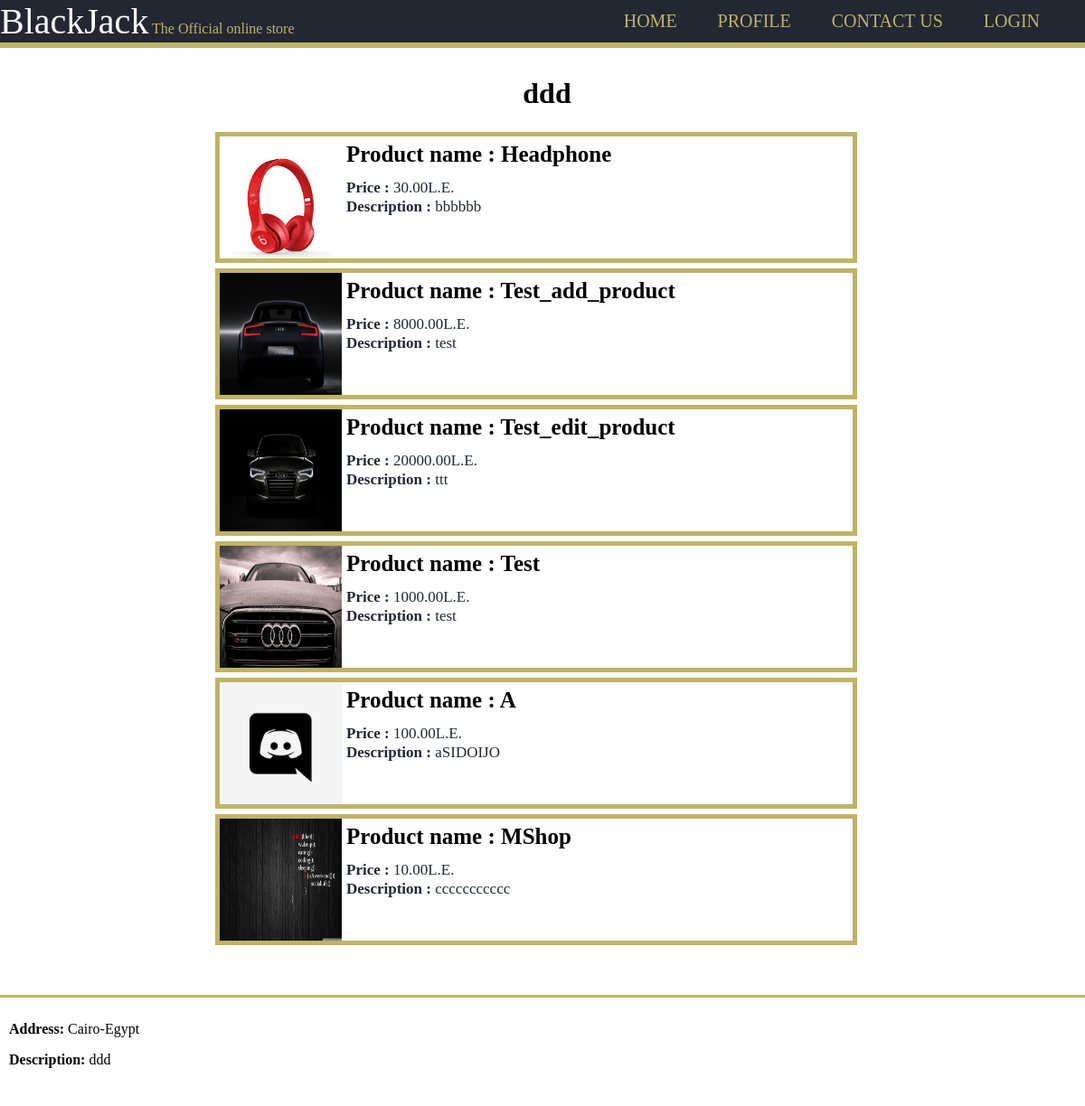
Before: /shop/ddd/ with the older database file.
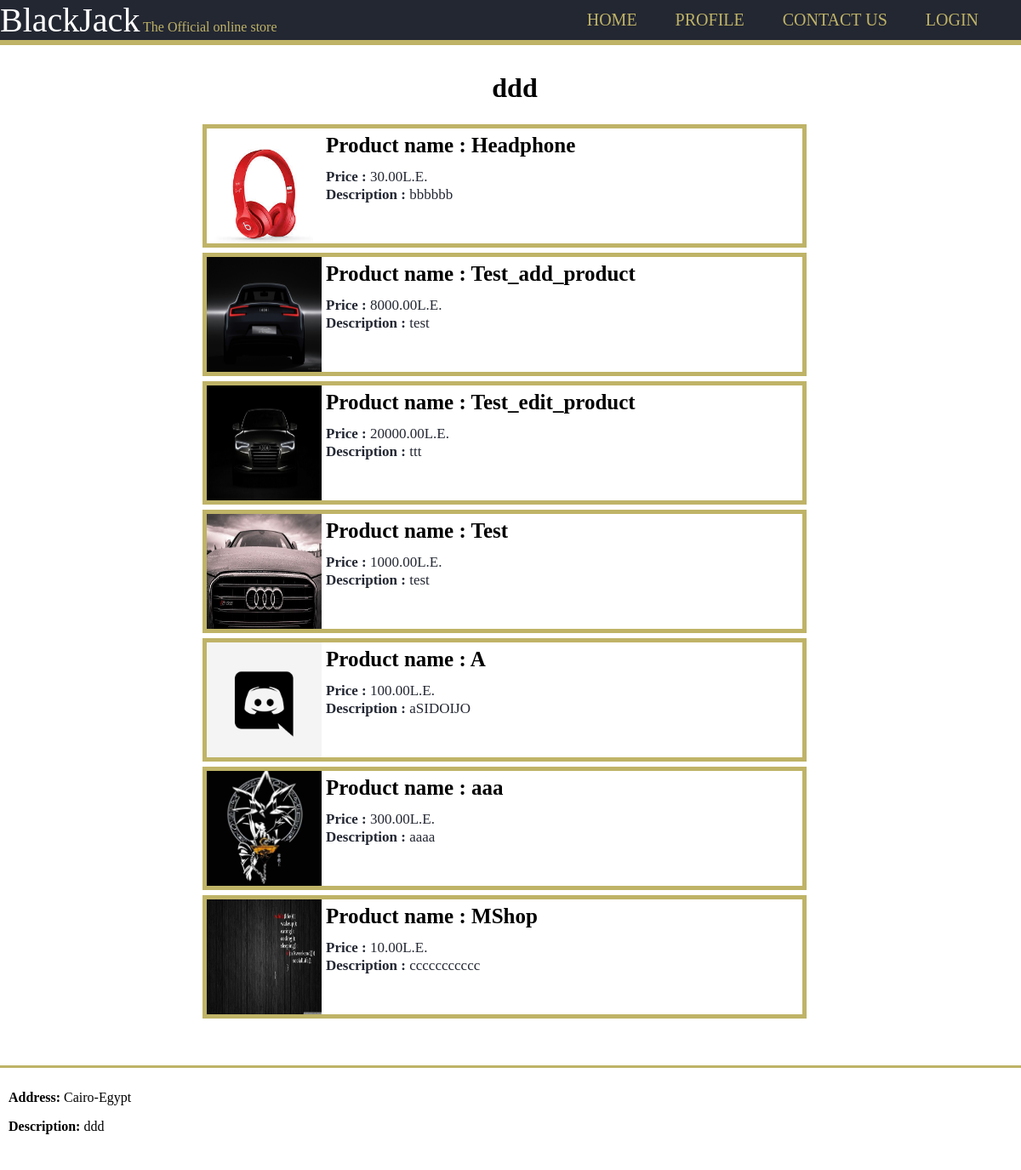
After: the same page with the newer database file.
### products/models.py (models this page shows, shortened)
class Product(models.Model):
    id = models.UUIDField(primary_key=True, default=uuid.uuid4, editable=False)
    name = models.CharField(max_length=100)
    price = models.DecimalField(max_digits=7,decimal_places=2)
    description = models.TextField(blank=True)
    remaininginstock = models.PositiveSmallIntegerField(default=1)
    featured = models.BooleanField(default=False)
    image = models.ImageField(null=True,blank=True,upload_to='product_images/')
    shop = models.ForeignKey('shop.Shop',on_delete=models.CASCADE)
    reviews = models.ManyToManyField(Review, blank=True, related_name="reviews")

### shop/views.py (the view)
# urls.py: path('', views.index, name='index'),
def index(request, shopname):
    try:
        if shopname=='addproduct':
            return addproduct(request)
        elif shopname=='activecoupons':
            return activecoupons(request)
        elif shopname=='orders':
            return orders(request)
        shop = Shop.objects.get(name=shopname)
        products = shop.products.all()
        currency_ratio=get_currency_ratio(request)
        return render(request, 'shop/index.html',{
            'shop': shop,
            'products': products,
            'currency_ratio':currency_ratio,
            'currency_symbol':currency_symbols[get_preffered_currency(request)]
        })
    except Shop.DoesNotExist:
        return render(request,'shop/404.html')

### shop/views.py (called while the page is built)
def get_currency_ratio(request):
    if not request.user.is_authenticated:
        return 1
    preferred_currency=request.user.preferred_currency
    if preferred_currency=='EGP':
        return 1
    else:
        return requests.get('https://free.currconv.com/api/v7/convert',{'apiKey':config('API_KEY'),'q':'EGP'+'_'+preferred_currency,'compact':'ultra'}).json()['EGP'+'_'+preferred_currency]

def get_preffered_currency(request):
    if not request.user.is_authenticated:
        return 'EGP'
    return request.user.preferred_currency

### shop/templates/shop/index.html (shortened to what this page needs)
{% load mathfilters %}
<!DOCTYPE html>
<html lang="en">
    <head>
</head>
<body>
  <div>
  <header>
    <div class="Container">
        <div id="header">
        <span id="BlackJack">BlackJack</span>
        <span id="official">The Official online store </span>
    </div>
  <nav> <ul style="margin-top:12px;">
    <li> <a href="{% url 'home' %}"> Home </a> </li>
    <li> <a href="{% url 'userdashboard'%}"> Profile </a></li>
    <li> <a href="{% url 'contactus' %}"> Contact Us </a></li>
    {% if user.is_authenticated %}
    <li> <a href="{% url 'logout' %}">  Logout  </a> </li>
    {% else %}
    <li> <a href="{% url 'login' %}">  Login  </a> </li>
    {% endif %}
  </ul> </nav>
    </div>
</header>
</div>
<div class=shop_info>
  <h1>{{shop.name}}</h1>
</div>
  <div class="items" style="margin-bottom:50px;">
        {% for product in products %}
        <div class="item" title="{{ product.name }}">
          <img src="{{ product.image.url }}" height="135" width="135">
          <p style="font-size:25px; font-weight:bold; position:relative; top:5px;"><a href="{% url 'productpage' product.id %}">Product name : {{ product.name }}</a></p>
          <p><span style="font-weight:bold;">Price : </span> {{product.price|mul:currency_ratio|floatformat:2}}{{currency_symbol}}</p>
          <p><span style="font-weight:bold;">Description : </span> {{product.description}}</p>
        </div>
        {% endfor %}
    </div>
  <footer style="position: absolute;left: 0;right:0px;bottom: 0;height: 100px;overflow: hidden; padding:10px;border-top: 3px solid #BFB367;">
    <p><span style="font-weight: bold;">Address:</span> {{shop.address}}</p>
    <p><span style="font-weight: bold;">Description:</span> {{shop.description}}</p>
  </footer>
</body>
</html>

Changed rows visible on the page:
added Product: image (placeholder picture), name "aaa", price|mul "300.00", currency_symbol "L.E.", description "aaaa"
